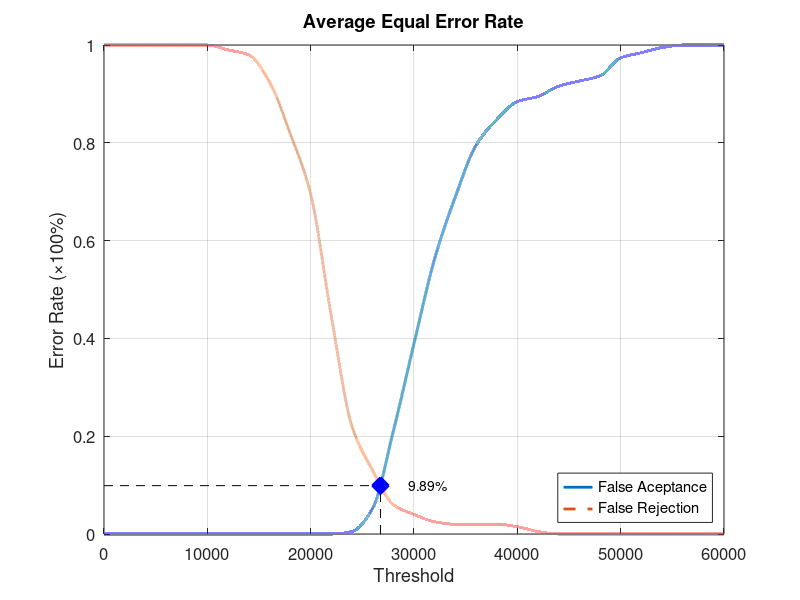
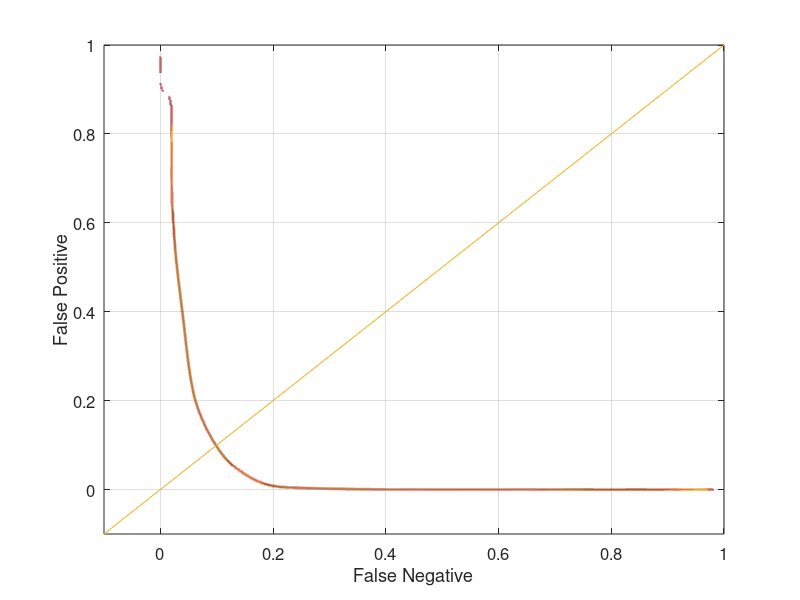

MATLAB code for these plots, in order:
function yEER = Database4_4
close all;
clear;
clc;
x = 0:2000:60000;
xq = 0:0.5:60000;

y0 = [0 0 0 0 0 0 0 0 0 0 0 0 0.00526316 0.0526316 0.210526 0.389474 0.563158 0.689474 0.794737 0.847368 0.884211 0.894737 0.915789 0.926316 0.936842 0.973684 0.984211 0.994737 1 1 1];
yy0 = interp1(x, y0, xq, 'pchip');
y1 = [1 1 1 1 1 1 0.99 0.98 0.925 0.82 0.695 0.445 0.22 0.13 0.06 0.04 0.025 0.02 0.02 0.02 0.015 0.005 0 0 0 0 0 0 0 0 0];
yy1 = interp1(x, y1, xq, 'pchip');

% Calculating EER: 
y2 = abs(y0 - y1);
find(y2 == min(y2))
yy2 = abs(yy0 - yy1);
xEER = find(yy2 == min(yy2));
xEERIndex = xq(xEER) % X-axis EER
yEER = yy0(xEER) % Y-axis EER

main = figure
plot(xq, yy0,'-','LineWidth', 2);	hold on
plot(xq, yy1,'--','LineWidth', 2);	hold on
plot([xEERIndex xEERIndex], [0 yEER], 'k--');	hold on
plot([0 xEERIndex], [yEER yEER], 'k--');	hold on
plot(xEERIndex, yEER, 'bx', 'LineWidth', 10);	hold on
text(xEERIndex + 10 * xEERIndex / 100, yEER, [num2str(round((10000 * yEER)) / 100) '%'])
legend('False Aceptance', 'False Rejection', 'Location', 'SouthEast')
xlabel('Threshold')
ylabel('Error Rate (\times100%)')
title('Average Equal Error Rate')
set(gca, 'FontSize', 12)
axis([0 60000 0 1])
grid on

print(main, 'Database4_4Main', '-dpng');
FNRxFPR = figure('Color', [1 1 1]);
plot(yy1, yy0, '-', yy1, yy0, 'LineWidth', 2);
hold on
y = -0.1:0.1:1
plot(y, y); 
set(gca, 'FontSize', 12)
xlabel('False Negative')
ylabel('False Positive')
axis([-0.1 1 -0.1 1])
set(gca, 'FontSize', 12)
grid on

print(FNRxFPR, 'Database4_4FNRxFPR','-dpng');
end
